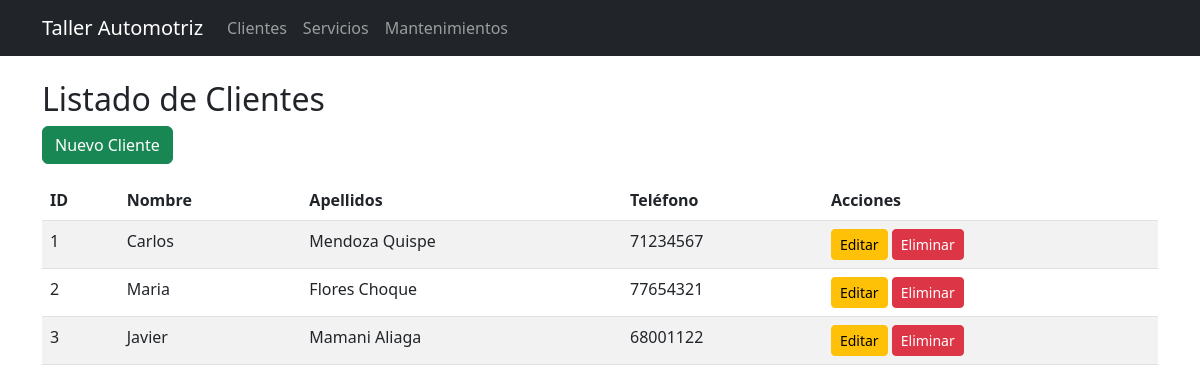
Screenshot of /clientes with the database file from the repository.
### tables this page shows
CREATE TABLE clientes (
            id INTEGER PRIMARY KEY AUTOINCREMENT,
            nombre TEXT NOT NULL,
            apellidos TEXT NOT NULL,
            telefono TEXT
        );

### app.py (the view)
@app.route('/clientes')
def clientes():
    conn = get_db_connection()
    clientes = conn.execute('SELECT * FROM clientes').fetchall()
    conn.close()
    return render_template('clientes.html', clientes=clientes)

### app.py (called while the page is built)
def get_db_connection():
    conn = sqlite3.connect('bd_taller.db')
    conn.row_factory = sqlite3.Row
    conn.execute("PRAGMA foreign_keys = ON;")
    return conn

### templates/clientes.html
{% extends 'base.html' %}
{% block content %}
<h2>Listado de Clientes</h2>
<a href="{{ url_for('nuevo_cliente') }}" class="btn btn-success mb-3">Nuevo Cliente</a>
<table class="table table-striped">
    <thead>
        <tr>
            <th>ID</th>
            <th>Nombre</th>
            <th>Apellidos</th>
            <th>Teléfono</th>
            <th>Acciones</th>
        </tr>
    </thead>
    <tbody>
        {% for item in clientes %}
        <tr>
            <td>{{ item.id }}</td>
            <td>{{ item.nombre }}</td>
            <td>{{ item.apellidos }}</td>
            <td>{{ item.telefono }}</td>
            <td>
                <a href="{{ url_for('editar_cliente', id=item.id) }}" class="btn btn-warning btn-sm">Editar</a>
                <a href="{{ url_for('eliminar_cliente', id=item.id) }}" class="btn btn-danger btn-sm" onclick="return confirm('¿Eliminar cliente?');">Eliminar</a>
            </td>
        </tr>
        {% endfor %}
    </tbody>
</table>
{% endblock %}

### rows the page displays
clientes: id "1", nombre "Carlos", apellidos "Mendoza Quispe", telefono "71234567"
clientes: id "2", nombre "Maria", apellidos "Flores Choque", telefono "77654321"
clientes: id "3", nombre "Javier", apellidos "Mamani Aliaga", telefono "68001122"
